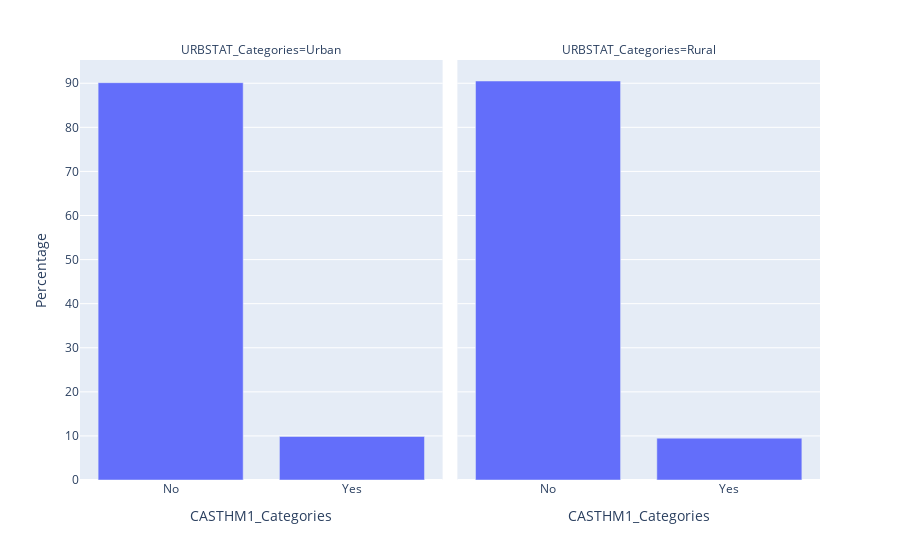

Notebook source saved alongside this figure:
### Markdown cell above
Esta funcionando, agora vamos para a visulização de dados e testes estatísticos para cada hipótese

### Code cell
px.bar(df_Urb_Asth, x="CASTHM1_Categories", y = "Percentage", facet_col= "URBSTAT_Categories" )

### Figure 1 — Plotly figure (JSON) as saved in the notebook; plotly's stock layout.template omitted (floating-point values rounded to 4 significant figures)
{"data": [{"alignmentgroup": "True", "hovertemplate": "URBSTAT_Categories=Urban<br>CASTHM1_Categories=%{x}<br>Percentage=%{y}<extra></extra>", "legendgroup": "", "marker": {"color": "#636efa", "pattern": {"shape": ""}}, "name": "", "offsetgroup": "", "orientation": "v", "showlegend": false, "textposition": "auto", "type": "bar", "x": ["No", "Yes"], "xaxis": "x", "y": [90.13, 9.87], "yaxis": "y"}, {"alignmentgroup": "True", "hovertemplate": "URBSTAT_Categories=Rural<br>CASTHM1_Categories=%{x}<br>Percentage=%{y}<extra></extra>", "legendgroup": "", "marker": {"color": "#636efa", "pattern": {"shape": ""}}, "name": "", "offsetgroup": "", "orientation": "v", "showlegend": false, "textposition": "auto", "type": "bar", "x": ["No", "Yes"], "xaxis": "x2", "y": [90.51, 9.49], "yaxis": "y2"}], "layout": {"annotations": [{"font": {}, "showarrow": false, "text": "URBSTAT_Categories=Urban", "x": 0.245, "xanchor": "center", "xref": "paper", "y": 1, "yanchor": "bottom", "yref": "paper"}, {"font": {}, "showarrow": false, "text": "URBSTAT_Categories=Rural", "x": 0.755, "xanchor": "center", "xref": "paper", "y": 1, "yanchor": "bottom", "yref": "paper"}], "barmode": "relative", "legend": {"tracegroupgap": 0}, "margin": {"t": 60}, "xaxis": {"anchor": "y", "domain": [0, 0.49], "title": {"text": "CASTHM1_Categories"}}, "xaxis2": {"anchor": "y2", "domain": [0.51, 1], "matches": "x", "title": {"text": "CASTHM1_Categories"}}, "yaxis": {"anchor": "x", "domain": [0, 1], "title": {"text": "Percentage"}}, "yaxis2": {"anchor": "x2", "domain": [0, 1], "matches": "y", "showticklabels": false}}}
